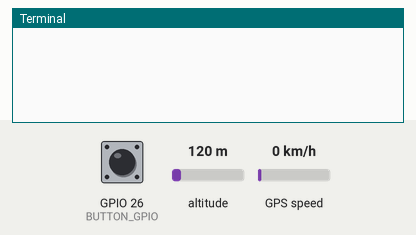
Simulated run of this program. Board: Raspberry Pi (BCM pin numbers). Shown: the last lines printed to the terminal. The inputs (shaded band) are chosen by the test bench; at power-on: GPIO 26 (BUTTON_GPIO) HIGH, altitude 120 m, GPS speed 0 km/h. The clock reads 2024-03-15 10:24:30 at power-on unless the program sets it; files the program writes start out absent; the GPS gets a fix after 3 s at 37.7749, -122.4194 with 8 satellites; threads take turns every 2 ms; files that are not in the repository are absent.

Above: at 1.2 s.
1.3 s: GPIO 26 (BUTTON_GPIO) pulled LOW for 0.15 s
At 1.7 s:
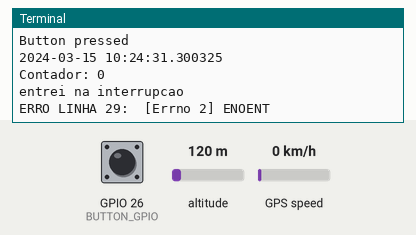
2.9 s: GPIO 26 (BUTTON_GPIO) pulled LOW for 1 s
At 4.0 s:
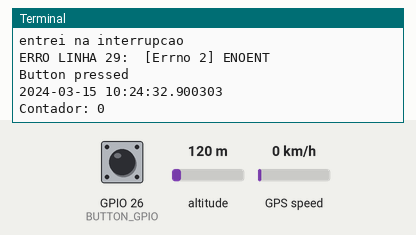
5.4 s: GPIO 26 (BUTTON_GPIO) pulled LOW for 0.15 s
At 6.4 s:
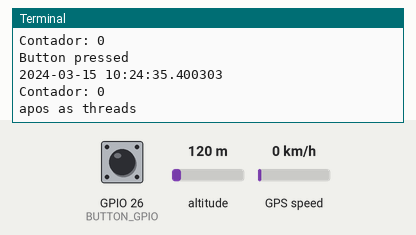

Measured:
- after the input at 1.3 s, the terminal: prints a new line at once (image 1)
- after the input at 2.9 s, the terminal: prints a new line at once (image 2)
- after the input at 5.4 s, the terminal: prints a new line at once (image 3)

The program:

sem_net.py
```python
import time
import threading
import serial
import binascii
import RPi.GPIO as GPIO
import datetime
import requests
import subprocess
import multiprocessing
#from handle_sensors_module import *

sensor_gps = serial.Serial("/dev/serial0", 9600, timeout=1)
sensor_angulo = serial.Serial("/dev/ttyAMA2", 9600, timeout=11)
data_sensors = ""

def record_video():
    command = [ "ffmpeg", "-f" , "v4l2", "-framerate", "60", "-video_size", "1280x720", "-i", "/dev/video0", "-c:v", "libx264", "-preset", "ultrafast", "outputsc2.mp4" ]
    taskset_command = ["taskset", "-c", "0-3"] + command
    subprocess.run(taskset_command)

#process = multiprocessing.Process(target=record_video)
#process.start()

# UnicodeDecodeError: 'utf-8' codec can't decode byte 0xb2 in position 0: invalid start byte
# corrigir esse erro. provavelmente pode colocar um try pq so acontece na primeira vez
# que aperta o botao

# tem que arrumar o erro que na primeria vez que começa a rodar aidna nao existe o arquivo
# number.txt, dai ele joga um erro mas ao inves de so criar o arquivo e continuar o programa
# parece que ele roda o erro e trava ali mesmo. solucionar isso
# o erro: ERRO LINHA 29:  [Errno 2] No such file or directory: 'number.txt'

BUTTON_GPIO = 26
contador = 0
interrupt_flag = False
check_bug = True
dados_package = {}
contador_botao = 0
flag_button_collection = False

#session = requests.Session()

def button_pressed_callback(channel):
    global interrupt_flag, data_sensors, contador_botao, flag_button_collection
    interrupt_flag = not interrupt_flag
    print("Button pressed")
    current_time = datetime.datetime.now()
    print(current_time)
    print(f"Contador: {contador}")
    data_sensors = ""
    #if not flag_button_collection:
    #    new_collection = session.post("http://150.162.217.34:3001/button_pressed", json = {"contador": contador_botao})
    #    print("Resposta button pressed: ", new_collection.text)
    #    contador_botao+=1
    #flag_button_collection = not flag_button_collection


GPIO.setmode(GPIO.BCM)
GPIO.setup(BUTTON_GPIO, GPIO.IN, pull_up_down=GPIO.PUD_UP)

GPIO.add_event_detect(BUTTON_GPIO, GPIO.FALLING, callback=button_pressed_callback, bouncetime=1000)

def check_bug_timer():
    global interrupt_flag, check_bug
    if check_bug:
        #Cancelar as duas threads?
        interrupt_flag = False
        time.sleep(0.5)
        interrupt_flag = True


def core0_thread():
    global run_core_1
    global data_sensors
    global cont
    global check_bug

    while interrupt_flag:
        sensor_a = sensor_gps.read(2)
        if sensor_a:
            if binascii.hexlify(sensor_a).decode('utf-8') == "5551" :

                    check_bug = False
                    if not interrupt_flag:
                        data_sensors = ""
                        sensor_a = ""
                        break

                    data_worthy = "5551" + binascii.hexlify(sensor_gps.read(86)).decode('utf-8')

                    data_sensors = ""
                    data_sensors += data_worthy


    data_worthy = ""
    data_sensors = ""


def core1_thread():
    global run_core_1
    global data_sensors
    global contador
    global dados_package

    while interrupt_flag:
        sensor_b = sensor_angulo.readline()
        if sensor_b:
            try:
                sensor_b_decoded = sensor_b.decode('utf-8').replace("Angle:", "").rstrip()


                if len(data_sensors) == 176:

                    if not interrupt_flag:
                        data_sensors = ""
                        sensor_b_decoded = ""
                        break

                    #print("LEITURA HALL: ", hall.value()
                    data_sensors += (str(datetime.datetime.now())).split()[1]

                    data_sensors += sensor_b_decoded

                    if len(data_sensors) > 20:
                        arquivo.write(data_sensors + "\n")
                        #print(f"DADOS COMBINADOS: {data_sensors}, horario: {datetime.datetime.now()}, cont: {contador}. Tam data sensors: {len(data_sensors)}")
                        """
                        acel_x, acel_y, acel_z, temp = handleSensor1(data_sensors[0:22])
                        vel_x, vel_y, vel_z = handleSensor2(data_sensors[22:44])
                        roll, pitch, yaw = handleSensor3(data_sensors[44:66])
                        mag_x, mag_y, mag_z = handleSensor4(data_sensors[66:88])
                        air_press, altitude = handleSensor5(data_sensors[88:110])
                        longitude, latitude = handleSensor6(data_sensors[110:132])
                        velocidade_gps = handleSensor7(data_sensors[132:154])
                        angle = data_sensors[176:]

                        dados_package = {
                        "id": contador,
                        "acel_x": acel_x,
                        "acel_y": acel_y,
                        "acel_z": acel_z,
                        "vel_x": vel_x,
                        "vel_y": vel_y,
                        "vel_z": vel_z,
                        "roll": roll,
                        "pitch": pitch,
                        "yaw": yaw,
                        "mag_x": mag_x,
                        "mag_y": mag_y,
                        "mag_z": mag_z,
                        "temp": temp,
                        "esterc": angle,
                        "rot": "999",
                        "veloc": velocidade_gps,
                        "long": longitude,
                        "lat": latitude,
                        "press_ar": air_press,
                        "altitude": altitude,
                        }
                        #post_data = session.post("http://150.162.217.34:3001/enviar", json=dados_package)
                        # #print(f"\nResposta: {req.text}\n")
                        print(dados_package)"""

                        print("Dados: ", data_sensors)

                        contador +=1

                    data_sensors = ""
            except UnicodeDecodeError:
                print("ERRO UNICODE")
                pass


    sensor_b_decoded = ""
    data_sensors = ""


while True:
    if interrupt_flag:
        print("entrei na interrupcao")
        data_sensors = ""

        sensor_gps.flushInput()
        sensor_gps.flushOutput()
        sensor_angulo.flushInput()
        sensor_angulo.flushOutput()


        try:
            read_number = open('number.txt', 'r')
            last_number = int(read_number.read())
            arquivo = open(f"dados{str(last_number + 1)}.txt", "a")
            write_number = open('number.txt', 'w')
            write_number.write(str(last_number + 1))
            read_number.close()
            write_number.close()
        except Exception as e:
            print("ERRO LINHA 29: ", e)
            arquivo = open("dados0.txt", "a")
            write_number = open('number.txt', 'a')
            write_number.write('0')
            write_number.close()
            pass

        timer_thread = threading.Timer(1.5, check_bug_timer)
        check_bug = True
        timer_thread.start()

        thread1 = threading.Thread(target=core1_thread)
        thread1.start()


        core0_thread()

        data_sensors = ""
        print("apos as threads")

        sensor_gps.flushInput()
        sensor_gps.flushOutput()
        sensor_angulo.flushInput()
        sensor_angulo.flushOutput()

        arquivo.close()


# erro caso a rasp fique sem internet: OSError: [Errno 101] Network is unreachable
```
